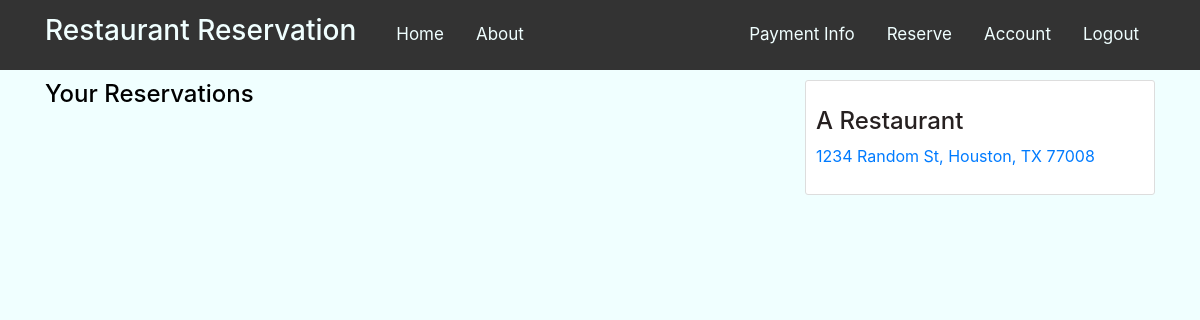
Before: /home (signed in) with the older database file.
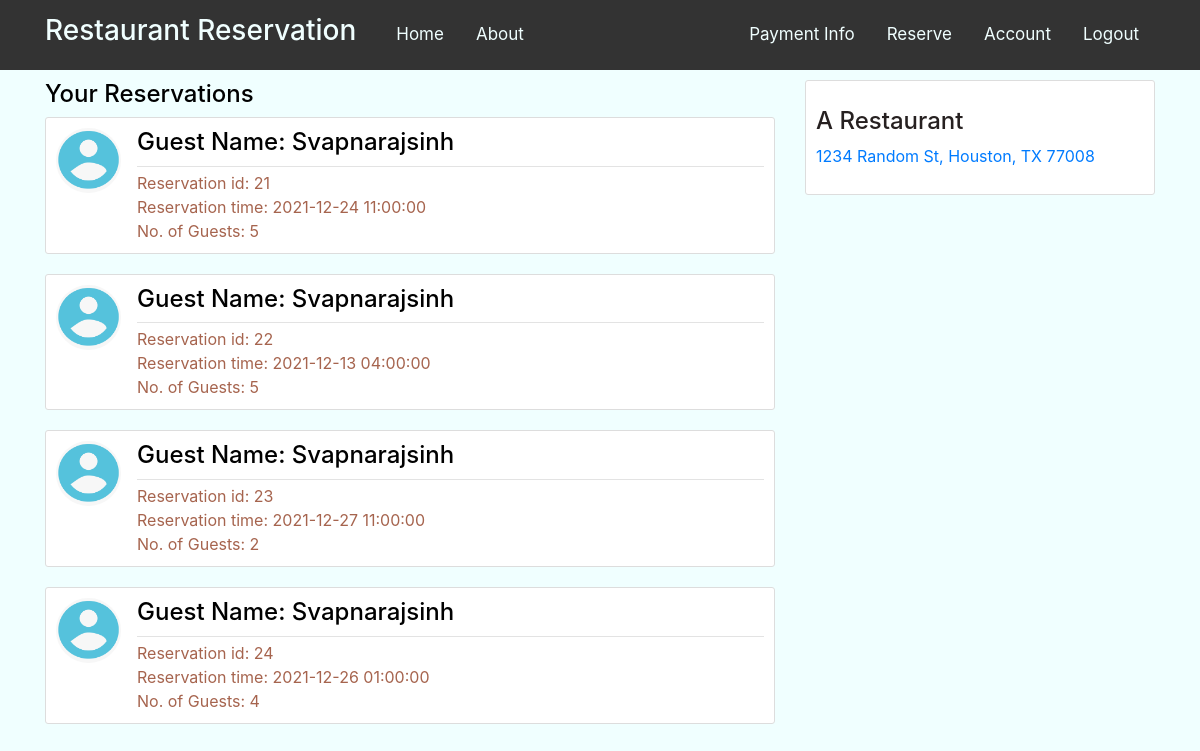
After: the same page with the newer database file.
### tableres/models.py (models this page shows, shortened)
class Reservation(db.Model):
    res_id = db.Column(db.Integer, primary_key=True)
    user_id = db.Column(db.Integer, db.ForeignKey('user.id'))
    name = db.Column(db.String, nullable=False)
    email = db.Column(db.String(120), nullable=False)
    phone = db.Column(db.Integer)
    no_guest = db.Column(db.Integer, nullable=False)
    res_date = db.Column(db.Date, nullable=False)
    res_time = db.Column(db.Time, nullable=False)
    table_id = db.Column(db.Integer, db.ForeignKey('tables.table_id'))
    creditcards = db.relationship('Creditcard', backref='reservation', lazy=True)

class User(db.Model, UserMixin):
    id = db.Column(db.Integer, primary_key=True)
    user_fname = db.Column(db.String(20), nullable=False)
    user_lname = db.Column(db.String(20), nullable=False)
    email = db.Column(db.String(120), unique=True, nullable=False)
    phone = db.Column(db.Integer)
    mailing_add = db.Column(db.String(100), nullable=False)
    billing_add = db.Column(db.String(100), nullable=False)
    earned_pts = db.Column(db.Integer, default=0)
    image_file = db.Column(db.String(20), nullable=False, default='default.png')
    password = db.Column(db.String(60), nullable=False)
    reservations = db.relationship('Reservation', backref='customer', lazy=True)
    creditcards = db.relationship('Creditcard', backref='customer', lazy=True)

### tableres/routes.py (the view, shortened to what this page needs)
@app.route("/", methods=['GET', 'POST'])
@app.route("/home", methods=['GET', 'POST'])
def home():
    if current_user.is_authenticated:
        reservation = Reservation.query.filter_by(user_id=current_user.id)
        return render_template('homelogin.html', reservation=reservation)

### tableres/models.py (called while the page is built)
@login_manager.user_loader
def load_user(user_id):
    return User.query.get(int(user_id))

### tableres/templates/homelogin.html
{% extends "layout.html" %}
{% block content %}
    <h4>Your Reservations</h4>
    {% for reservation1 in reservation %}
        <article class="media content-section">
          <img class="rounded-circle article-img" src="{{ url_for('static', filename='profile_pics/' + reservation1.customer.image_file) }}">
          <div class="media-body">
            <div class="article-metadata">
              <h4><a class="mr-2"> Guest Name: {{ reservation1.customer.user_fname }}</a></h4>
            </div>
            <div>
              <a class="mr-2">Reservation id: {{ reservation1.res_id }}</a>
            </div>
            <a class="article-content">Reservation time: {{ reservation1.res_date }} {{ reservation1.res_time}}</a>
            <div>
            <a class="article-content">No. of Guests: {{ reservation1.no_guest }}</a>
            </div>
          </div>
        </article>
    {% endfor %}
{% endblock content %}

### tableres/templates/layout.html (shortened to what this page needs)
<!DOCTYPE html>
<html>
<head>
    <link rel="stylesheet" href="https://maxcdn.bootstrapcdn.com/bootstrap/4.0.0/css/bootstrap.min.css">
    <link rel="stylesheet" type="text/css" href="{{ url_for('static', filename='main.css') }}">
</head>
<body>
    <header class="site-header">
      <nav class="navbar navbar-expand-md navbar-dark bg-steel fixed-top">
        <div class="container">
            <a class="navbar-brand mr-4" href="/"><h3 style="color:azure;">Restaurant Reservation</h3></a>
          <div class="collapse navbar-collapse" id="navbarToggle">
            <div class="navbar-nav mr-auto">
              <a class="nav-item nav-link" href="{{ url_for('home') }}">Home</a>
              <a class="nav-item nav-link" href="{{ url_for('about') }}">About</a>
            </div>
            <div class="navbar-nav">
              {% if current_user.is_authenticated %}
                <a class="nav-item nav-link" href="{{ url_for('payment') }}">Payment Info</a>
                <a class="nav-item nav-link" href="{{ url_for('reserve') }}">Reserve</a>
                <a class="nav-item nav-link" href="{{ url_for('account') }}">Account</a>
                <a class="nav-item nav-link" href="{{ url_for('logout') }}">Logout</a>
              {% else %}
                <a class="nav-item nav-link" href="{{ url_for('login') }}">Login</a>
                <a class="nav-item nav-link" href="{{ url_for('register') }}">Register</a>
              {% endif %}
            </div>
          </div>
        </div>
      </nav>
    </header>
    <main role="main" class="container">
      <div class="row">
        <div class="col-md-8">
          {% block content %}{% endblock %}
        </div>
        <div class="col-md-4">
          <div class="content-section">
            <p> <h4><a class="article-title" href="#">A Restaurant</a></h4>
                <div class="media-body">
                    <a class="mr-2" href="#">1234 Random St,
                        Houston, TX 77008</a>
                </div>
            </p>
          </div>
        </div>
      </div>
    </main>
</body>
</html>

### tableres/static/main.css (style rules this page uses)
body { background: azure; color: #a6644e; margin-top: 5rem; }
h1, h2, h3, h4, h5, h6 { color: #000000; }
.bg-steel { background-color: #333333; }
.site-header .navbar-nav .nav-link { float: left; background-color: #333333; color: azure; text-align: center; padding: 14px 16px; text-decoration: none; font-size: 17px; }
.content-section { background: white; padding: 10px 10px; border: 1px solid #dddddd; border-radius: 3px; margin-bottom: 20px; }
.article-title { color: #262020; }
.article-content { white-space: pre-line; }
.article-img { height: 65px; width: 65px; margin-right: 16px; }
.article-metadata { padding-bottom: 1px; margin-bottom: 4px; border-bottom: 1px solid #e3e3e3 }

Changed rows visible on the page:
added Reservation: image_file (placeholder picture), customer.user_fname "Svapnarajsinh", res_id "21", res_date "2021-12-24", res_time "11:00:00", no_guest "5"
added Reservation: image_file (placeholder picture), customer.user_fname "Svapnarajsinh", res_id "22", res_date "2021-12-13", res_time "04:00:00", no_guest "5"
added Reservation: image_file (placeholder picture), customer.user_fname "Svapnarajsinh", res_id "23", res_date "2021-12-27", res_time "11:00:00", no_guest "2"
added Reservation: image_file (placeholder picture), customer.user_fname "Svapnarajsinh", res_id "24", res_date "2021-12-26", res_time "01:00:00", no_guest "4"
